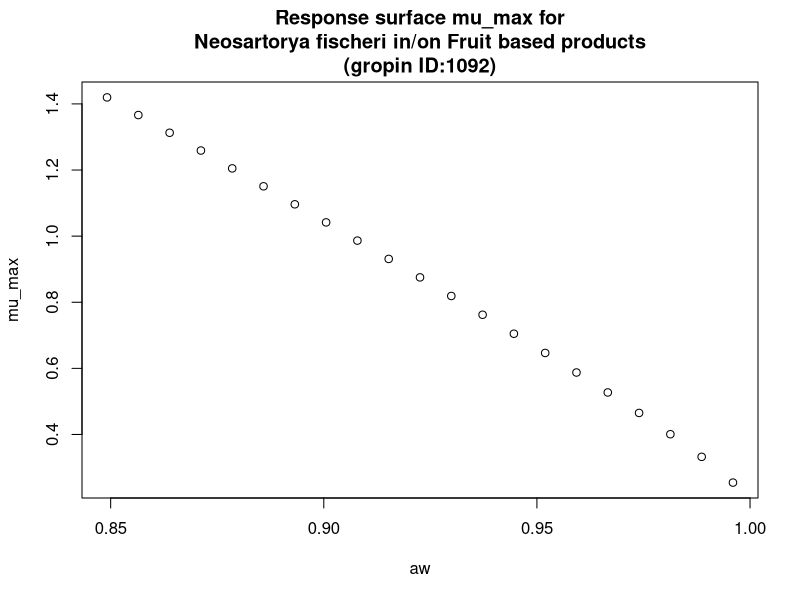

Write the R code that produced this figure.
#############################
# start of Parameter script
#############################
aw <- seq(0.849150849150849,0.995995,length.out=21)
#############################
# end of Parameter script
#############################
############################# 
# start of Model script Gropin ID 1092 
#############################
 
# constant coefficients for this model
 
variables <- data.frame(aw)
argumentsPar <- expand.grid(variables)
 
# heart of the model
response_surface <- function(aw) {
   mumax <-0.183+0.729*sqrt(1-aw)+6.321*((sqrt(1-aw))^2)

return(mumax=mumax)
} 

# output parameters
mumax <- cbind(argumentsPar,response_surface(argumentsPar['aw']))
colnames(mumax) <- c(colnames(argumentsPar),'mumax')
#############################
# End of Model script
#############################
############################# 
# start of Visualisation script Gropin ID 1092 
#############################
plot(aw,mumax$mumax,
                          xlab='aw',
                          ylab='mu_max',main='Response surface mu_max for
Neosartorya fischeri in/on Fruit based products
(gropin ID:1092)')
#############################
# End of Visualisation script
#############################
